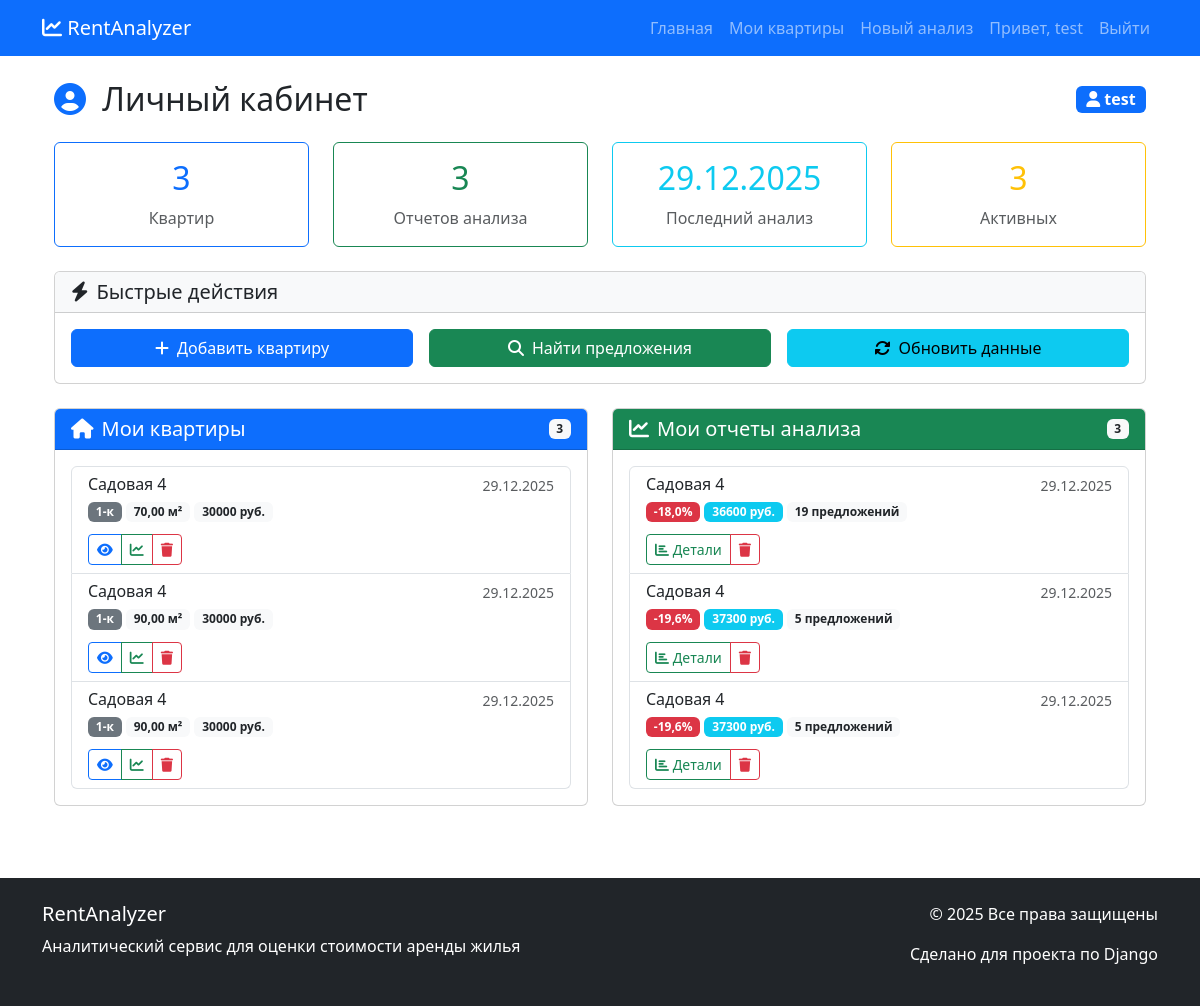
Page /analyzer/dashboard/ (signed in) on the earlier database version.
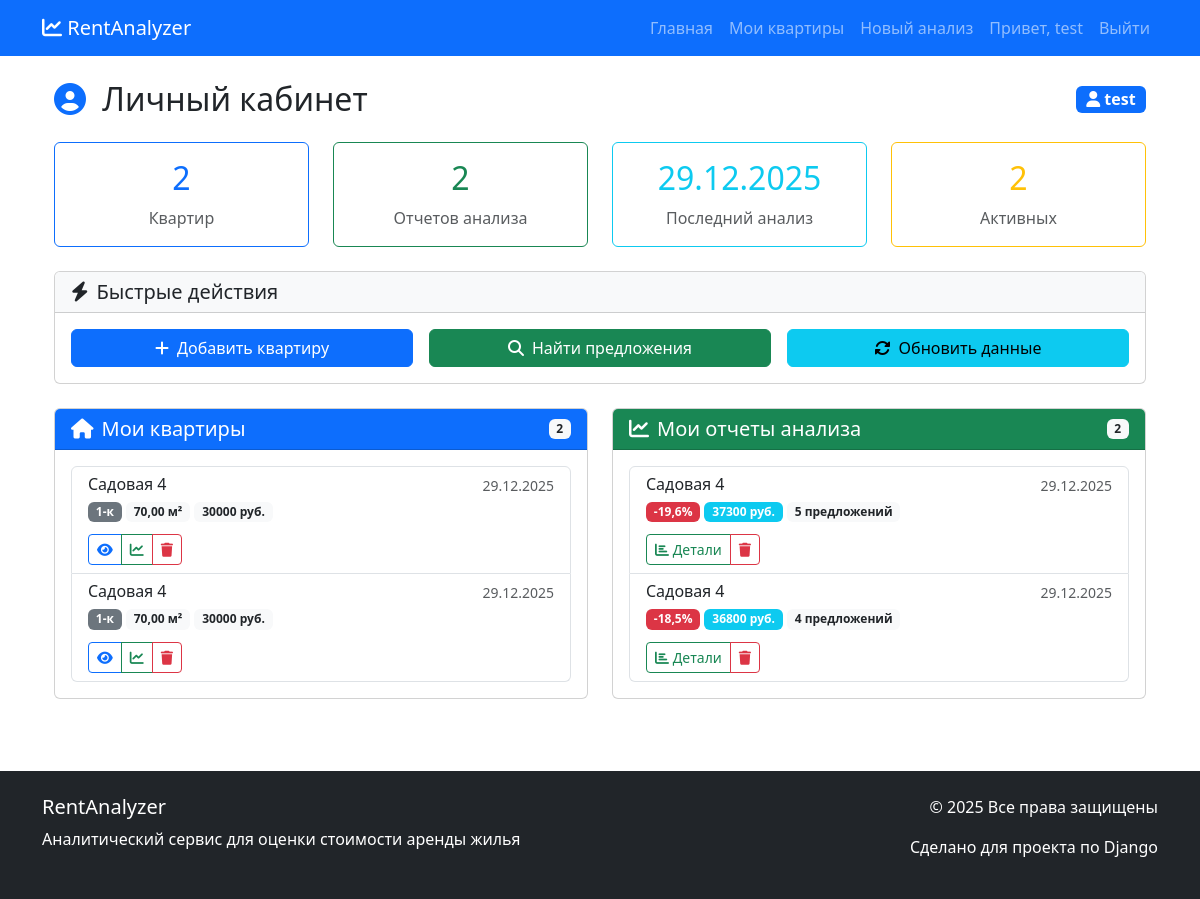
Same page on the later database version.
### analyzer/models.py (models this page shows, shortened)
class AnalysisReport(models.Model):
    apartment = models.OneToOneField(Apartment, on_delete=models.CASCADE, related_name='analysis_report')
    fair_price = models.DecimalField(max_digits=10, decimal_places=2, verbose_name='Справедливая цена')
    price_difference = models.DecimalField(max_digits=5, decimal_places=2, verbose_name='Разница в процентах')
    similar_offers_count = models.IntegerField(default=0, verbose_name='Количество похожих предложений')
    avg_price = models.DecimalField(max_digits=10, decimal_places=2, verbose_name='Средняя цена', default=0)
    median_price = models.DecimalField(max_digits=10, decimal_places=2, verbose_name='Медианная цена', default=0)
    min_price = models.DecimalField(max_digits=10, decimal_places=2, verbose_name='Минимальная цена', default=0)
    max_price = models.DecimalField(max_digits=10, decimal_places=2, verbose_name='Максимальная цена', default=0)
    avg_price_per_sqm = models.DecimalField(max_digits=10, decimal_places=2, verbose_name='Средняя цена за м²',
                                            default=0)
    recommendation = models.TextField(verbose_name='Рекомендация')
    chart_image = models.ImageField(upload_to='analysis_charts/', null=True, blank=True, verbose_name='График')
    created_at = models.DateTimeField(auto_now_add=True)
    chart_image_base64 = models.TextField(
        blank=True,
        null=True,
        verbose_name='График в формате base64'
    )

class Apartment(models.Model):
    REPAIR_CHOICES = [
        ('без ремонта', 'Без ремонта'),
        ('косметический', 'Косметический'),
        ('евро', 'Евроремонт'),
        ('дизайнерский', 'Дизайнерский'),
    ]
    user = models.ForeignKey(
        User,
        on_delete=models.CASCADE,
        verbose_name='Пользователь',
        related_name='apartments'
    )
    city = models.ForeignKey(
        City,
        on_delete=models.CASCADE,
        verbose_name='Город',
        related_name='apartments'
    )
    address = models.CharField(
        max_length=255,
        verbose_name='Адрес',
        help_text='Улица, дом, корпус'
    )
    area = models.DecimalField(
        max_digits=6,
        decimal_places=2,
        verbose_name='Площадь (м²)',
        help_text='Общая площадь квартиры'
    )
    rooms = models.IntegerField(
        verbose_name='Количество комнат',
        choices=[(i, f"{i}-к") for i in range(1, 6)],
        default=1
    )
    floor = models.IntegerField(
        verbose_name='Этаж',
        help_text='На каком этаже находится квартира'
    )
    total_floors = models.IntegerField(
        verbose_name='Всего этажей в доме',
        help_text='Общее количество этажей в здании'
    )
    has_balcony = models.BooleanField(
        default=False,
        verbose_name='Балкон/лоджия'
    )
    repair_type = models.CharField(
        max_length=20,
        choices=REPAIR_CHOICES,
        default='косметический',
        verbose_name='Тип ремонта'
    )
    description = models.TextField(
        verbose_name='Дополнительное описание',
        blank=True,
        help_text='Дополнительные особенности квартиры'
    )
    desired_price = models.DecimalField(
        max_digits=10,
        decimal_places=2,
        verbose_name='Желаемая цена аренды (руб./мес.)',
        help_text='Цена, которую вы хотели бы получать'
    )
    created_at = models.DateTimeField(
        auto_now_add=True,
        verbose_name='Дата добавления'
    )
    updated_at = models.DateTimeField(
        auto_now=True,
        verbose_name='Дата обновления'
    )
    class Meta:
        verbose_name = 'Квартира'
        verbose_name_plural = 'Квартиры'
        ordering = ['-created_at']
    latitude = models.DecimalField(
        max_digits=9,
        decimal_places=6,
        verbose_name='Широта',
        blank=True,
        null=True,
        help_text='Географическая широта (автоматически заполняется)'
    )
    longitude = models.DecimalField(
        max_digits=9,
        decimal_places=6,
        verbose_name='Долгота',
        blank=True,
        null=True,
        help_text='Географическая долгота (автоматически заполняется)'
    )

### analyzer/views.py (the view)
# urls.py: path('dashboard/', views.dashboard, name='dashboard'),
@login_required
def dashboard(request):
    user_apartments = Apartment.objects.filter(user=request.user)
    reports = AnalysisReport.objects.filter(apartment__user=request.user).select_related('apartment').order_by(
        '-created_at')
    total_analyses = reports.count()
    successful_analyses = reports.filter(similar_offers_count__gte=3).count()
    recent_analyses = reports[:5]
    context = {
        'user_apartments': user_apartments,
        'reports': reports,
        'total_analyses': total_analyses,
        'successful_analyses': successful_analyses,
        'recent_analyses': recent_analyses,
        'title': 'Личный кабинет',
    }
    return render(request, 'analyzer/dashboard.html', context)

### templates/analyzer/dashboard.html (shortened to what the changed rows need)
{% extends 'base.html' %}
{% load static %}
{% block content %}
<div class="container mt-4">
    <div class="d-flex justify-content-between align-items-center mb-4">
        <h1 class="h2 mb-0">
            <i class="fas fa-user-circle text-primary me-2"></i>
            Личный кабинет
        </h1>
    </div>
    <div class="row mb-4">
        <div class="col-md-3">
            <div class="card border-primary">
                <div class="card-body text-center">
                    <h2 class="text-primary">{{ user_apartments.count }}</h2>
                    <p class="text-muted mb-0">Квартир</p>
                </div>
            </div>
        </div>
        <div class="col-md-3">
            <div class="card border-success">
                <div class="card-body text-center">
                    <h2 class="text-success">{{ reports.count }}</h2>
                    <p class="text-muted mb-0">Отчетов анализа</p>
                </div>
            </div>
        </div>
        <div class="col-md-3">
            <div class="card border-info">
                <div class="card-body text-center">
                    <h2 class="text-info">
                        {% if reports %}
                            {{ reports.0.created_at|date:"d.m.Y" }}
                        {% else %}
                            -
                        {% endif %}
                    </h2>
                    <p class="text-muted mb-0">Последний анализ</p>
                </div>
            </div>
        </div>
        <div class="col-md-3">
            <div class="card border-warning">
                <div class="card-body text-center">
                    <h2 class="text-warning">
                        {% if user_apartments %}
                            {{ user_apartments.count }}
                        {% else %}
                            0
                        {% endif %}
                    </h2>
                    <p class="text-muted mb-0">Активных</p>
                </div>
            </div>
        </div>
    </div>
    <div class="row">
        <div class="col-md-6">
            <div class="card mb-4" id="apartments">
                <div class="card-header bg-primary text-white d-flex justify-content-between align-items-center">
                    <h5 class="mb-0">
                        <i class="fas fa-home me-2"></i>Мои квартиры
                    </h5>
                    <span class="badge bg-light text-dark">{{ user_apartments.count }}</span>
                </div>
                <div class="card-body">
                    {% if user_apartments %}
                    <div class="list-group">
                        {% for apartment in user_apartments %}
                        <div class="list-group-item">
                            <div class="d-flex w-100 justify-content-between">
                                <h6 class="mb-1">{{ apartment.address }}</h6>
                                <small class="text-muted">{{ apartment.created_at|date:"d.m.Y" }}</small>
                            </div>
                            <p class="mb-1">
                                <span class="badge bg-secondary">{{ apartment.rooms }}-к</span>
                                <span class="badge bg-light text-dark">{{ apartment.area }} м²</span>
                                <span class="badge bg-light text-dark">{{ apartment.desired_price|floatformat:0 }} руб.</span>
                            </p>
                            <div class="btn-group btn-group-sm mt-2">
                                <a href="{% url 'analyzer:apartment_detail' apartment.id %}"
                                   class="btn btn-outline-primary">
                                    <i class="fas fa-eye"></i>
                                </a>
                                <a href="{% url 'analyzer:analyze_apartment' apartment.id %}"
                                   class="btn btn-outline-success">
                                    <i class="fas fa-chart-line"></i>
                                </a>
                                <a href="{% url 'analyzer:delete_apartment' apartment.id %}"
                                   class="btn btn-outline-danger"
                                   onclick="return confirm('Удалить эту квартиру?');">
                                    <i class="fas fa-trash"></i>
                                </a>
                            </div>
                        </div>
                        {% endfor %}
                    </div>
                    {% endif %}
                </div>
            </div>
        </div>
        <div class="col-md-6">
            <div class="card mb-4" id="reports">
                <div class="card-header bg-success text-white d-flex justify-content-between align-items-center">
                    <h5 class="mb-0">
                        <i class="fas fa-chart-line me-2"></i>Мои отчеты анализа
                    </h5>
                    <span class="badge bg-light text-dark">{{ reports.count }}</span>
                </div>
                <div class="card-body">
                    {% if reports %}
                    <div class="list-group">
                        {% for report in reports %}
                        <div class="list-group-item">
                            <div class="d-flex w-100 justify-content-between">
                                <h6 class="mb-1">{{ report.apartment.address }}</h6>
                                <small class="text-muted">{{ report.created_at|date:"d.m.Y" }}</small>
                            </div>
                            <p class="mb-1">
                                <span class="badge
                                    {% if report.price_difference > 0 %}bg-success
                                    {% elif report.price_difference < 0 %}bg-danger
                                    {% else %}bg-secondary{% endif %}">
                                    {{ report.price_difference|floatformat:1 }}%
                                </span>
                                <span class="badge bg-info">{{ report.fair_price|floatformat:0 }} руб.</span>
                                <span class="badge bg-light text-dark">{{ report.similar_offers_count }} предложений</span>
                            </p>
                            <div class="btn-group btn-group-sm mt-2">
                                <a href="{% url 'analyzer:analysis_detail' report.id %}"
                                   class="btn btn-outline-success">
                                    <i class="fas fa-chart-bar"></i> Детали
                                </a>
                                <a href="{% url 'analyzer:delete_report' report.id %}"
                                   class="btn btn-outline-danger"
                                   onclick="return confirm('Удалить этот отчет?');">
                                    <i class="fas fa-trash"></i>
                                </a>
                            </div>
                        </div>
                        {% endfor %}
                    </div>
                    {% endif %}
                </div>
            </div>
        </div>
    </div>
</div>
{% endblock %}

Differences in the rows shown:
removed AnalysisReport: created_at "29.12.2025", apartment.address "Садовая 4", price_difference "-18,0", fair_price "36600", similar_offers_count "19"
removed Apartment: address "Садовая 4", created_at "29.12.2025", rooms "1", area "90,00", desired_price "30000"
removed Apartment: address "Садовая 4", created_at "29.12.2025", rooms "1", area "90,00", desired_price "30000"
removed AnalysisReport: apartment.address "Садовая 4", created_at "29.12.2025", price_difference "-19,6", fair_price "37300", similar_offers_count "5"
removed AnalysisReport: apartment.address "Садовая 4", created_at "29.12.2025", price_difference "-19,6", fair_price "37300", similar_offers_count "5"
added AnalysisReport: created_at "29.12.2025", apartment.address "Садовая 4", price_difference "-19,6", fair_price "37300", similar_offers_count "5"
added Apartment: address "Садовая 4", created_at "29.12.2025", rooms "1", area "70,00", desired_price "30000"
added AnalysisReport: apartment.address "Садовая 4", created_at "29.12.2025", price_difference "-18,5", fair_price "36800", similar_offers_count "4"
Other differences:
{{ user_apartments.count }}: "3" → "2"
{{ reports.count }}: "3" → "2"
